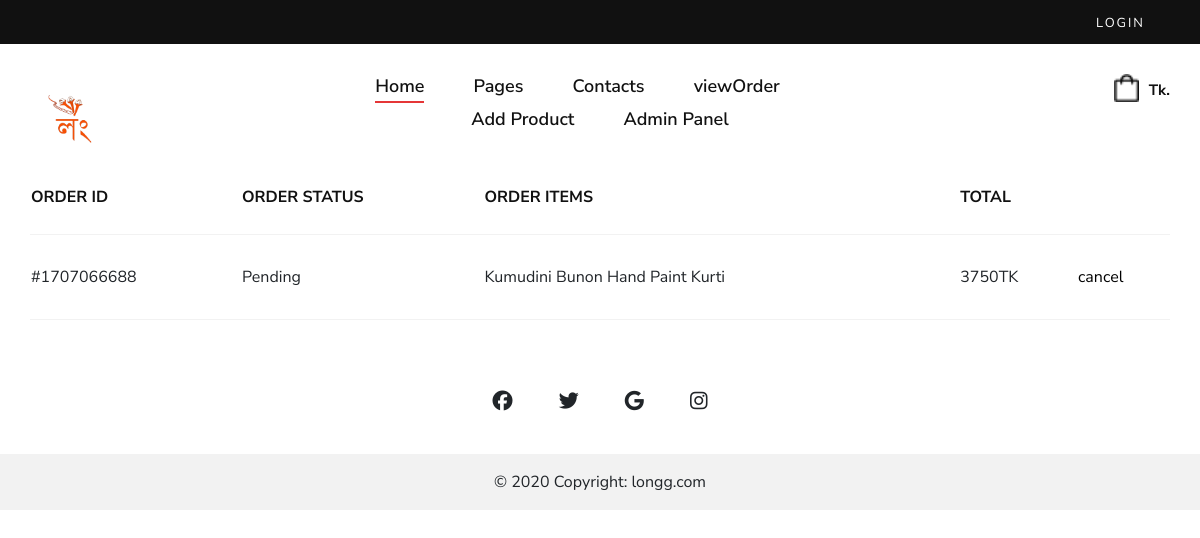
The app's page /myorder/2 with its own data.
### shop/models.py (models this page shows, shortened)
class Order(models.Model):
    STATUS_CHOICES = [
        ('not_confirm','not_confirm'),
        ('Pending', 'Pending'),
        ('Processing', 'Processing'),
        ('Shipped', 'Shipped'),
        ('Delivered', 'Delivered'),
        ('Cancelled', 'Cancelled'),
    ]
    user=models.ForeignKey(UserProfile,on_delete=models.SET_NULL,null=True)
    status = models.CharField(max_length=20, choices=STATUS_CHOICES, default='Pending')
    items = models.ManyToManyField('Product', through='OrderItem')
    created_at=models.DateTimeField(default=now,blank=True)
    complete=models.BooleanField(default=False,blank=True)
    order_id=models.CharField(max_length=20,null=True,blank=True)
    coupon=models.BooleanField(default=False,null=True,blank=True)
    coupon_percentange=models.PositiveIntegerField(default=0,null=True,blank=True)
    cancel_reason=models.TextField(null=True,blank=True)
    def __str__(self):
        return str(f'{self.user} order')
    @property
    def get_total(self):
        order_items = OrderItem.objects.filter(order=self)
        total = sum(item.item_total for item in order_items)
        if self.coupon:
            total-=total*(self.coupon_percentange/100)
        return int(total)

class OrderItem(models.Model):
    product=models.ForeignKey(Product,on_delete=models.CASCADE,null=True)
    quantity=models.IntegerField(default=0)
    order = models.ForeignKey(Order, related_name='order_items',null=True, on_delete=models.CASCADE)
    size=models.CharField(max_length=10,blank=True,null=True)
    @property
    def item_total(self):
        total=self.product.price*self.quantity
        return total

class Product(models.Model):
    name=models.CharField(max_length=100)
    product_code=models.CharField(max_length=100,null=True,blank=True)
    description=models.TextField(null=True,blank=True)
    price = models.IntegerField(default=0)
    productCategory = models.ManyToManyField(ProductCategory)
    image=models.ImageField(upload_to='product-image/',blank=True,null=True)
    image2=models.ImageField(upload_to='product-image/',blank=True,null=True)
    image3=models.ImageField(upload_to='product-image/',blank=True,null=True)
    image4=models.ImageField(upload_to='product-image/',blank=True,null=True)
    arrive_at=models.DateTimeField(default=now,blank=True)
    new_arrival=models.BooleanField(default=False,blank=True)
    tags = TaggableManager()
    in_stock=models.BooleanField(default=True,blank=True)

### shop/views.py (the view)
# urls.py: path('myorder/<int:pk>',profile, name="profile"),
def profile(request,pk):
    user=UserProfile.objects.get(id=pk)
    orders=Order.objects.filter(user=user).order_by('-created_at')
    print(user)
    print(orders)
    context={
        'orders':orders,
        'userProfile':user
    }
    return render(request,'shop/profile.html',context)

### shop/models.py (called while the page is built)
    def __str__(self):
        return str(self.user)

### shop/templates/shop/profile.html
{% extends 'shop/main.html' %}
{% block body %}
<div class="container">
  <div class="row">
    <div class="col-lg-12">
      <div class="shopping__cart__table">
        <table>
            <thead>
                <tr>
                  <th>Order Id</th>
                  <th>Order status</th>
                  <th>Order items</th>
                  <th>Total</th>
                </tr>
            </thead>
            <tbody>
              {% for order in orders %}
              {% if order.status != 'not_confirm' %}
                  <tr>
                      <td>#{{ order.order_id }}</td>
                      <td>{{ order.status }}</td>
                      <td>
                          {% for item in order.order_items.all %}
                              {{ item.product.name }}
                          {% endfor %}
                      </td>
                      <td>{{ order.get_total }}TK</td>
                      {% if order.status == 'Pending' %}
                      <td><a href="{% url 'order_cancel' pk=order.id %}" style="text-decoration: none; color: black;">cancel</a></td>
                      {% else %}
                      <td><a href="" style="text-decoration: none; color: black; opacity: .5;">cancel</a></td>
                      {% endif %}
                  </tr>
              {% endif %}
          {% endfor %}
            </tbody>
        </table>
      </div>
    </div>
  </div>
</div>
{% endblock %}

### shop/static/shop/css/style.css (style rules this page uses)
html, body { height: 100%; font-family: "Nunito Sans", sans-serif; -webkit-font-smoothing: antialiased; }
.shopping__cart__table { margin-bottom: 30px; }
.shopping__cart__table table { width: 100%; }
.shopping__cart__table table thead { border-bottom: 1px solid #f2f2f2; }
.shopping__cart__table table thead tr th { color: #111111; font-size: 16px; font-weight: 700; text-transform: uppercase; padding-bottom: 25px; }
.shopping__cart__table table tbody tr { border-bottom: 1px solid #f2f2f2; }
.shopping__cart__table table tbody tr td { padding-bottom: 30px; padding-top: 30px; }
@media only screen and (min-width: 1200px) { .container { max-width: 1170px; } }

### records on screen
Order: order_id "1707066688", status "Pending", get_total "3750", shows "cancel"
OrderItem: product.name "Kumudini"
OrderItem: product.name "Bunon"
OrderItem: product.name "Hand Paint Kurti"
